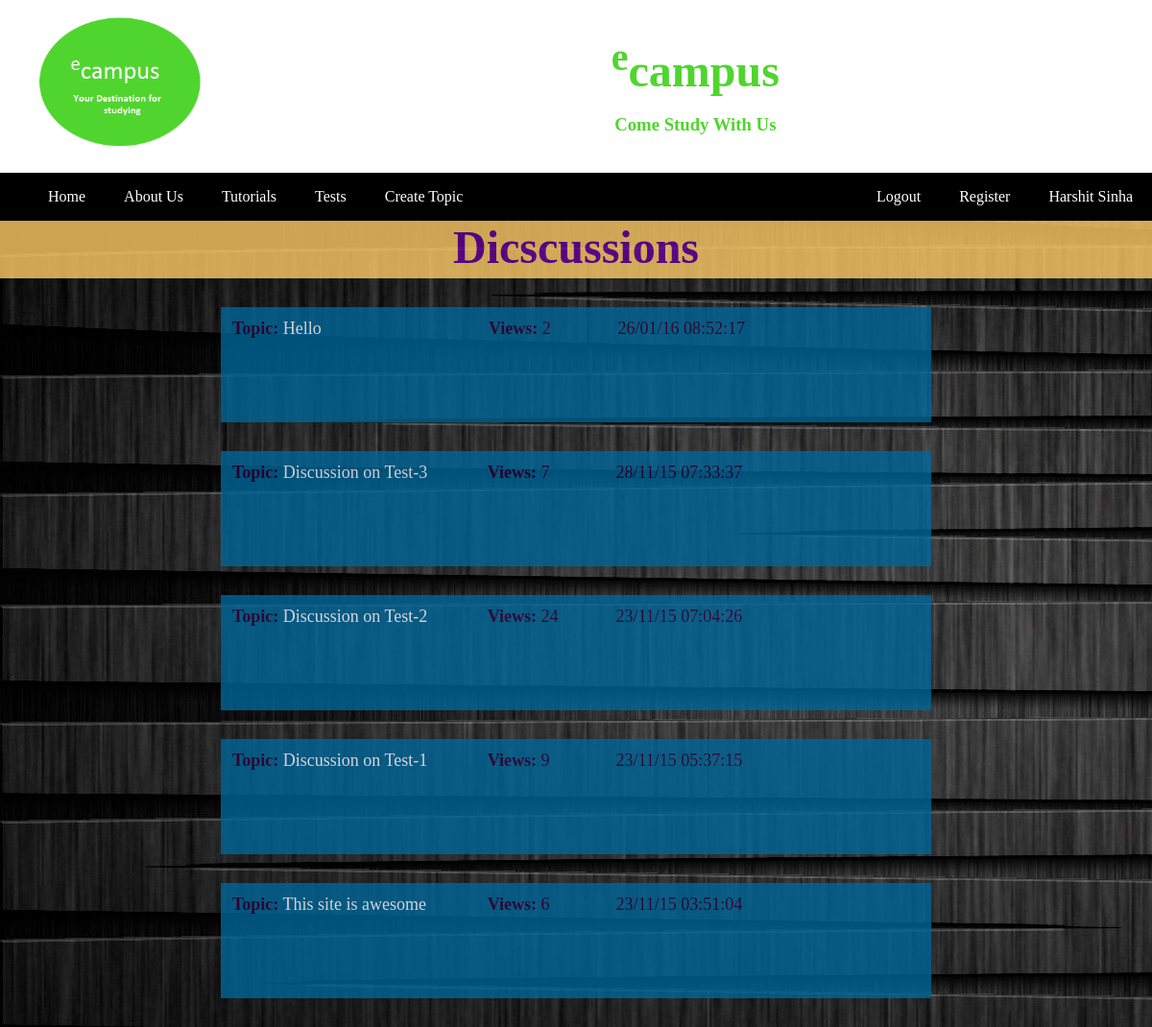
/main_forum.php (signed in), run on the app's committed database.
### tables this page shows
CREATE TABLE `user` (
  `ID` int(10) NOT NULL,
  `Name` varchar(30) NOT NULL,
  `Address` varchar(100) NOT NULL,
  `Contact` int(11) NOT NULL,
  `Email` varchar(30) NOT NULL,
  `Username` varchar(30) NOT NULL,
  `Password` varchar(60) NOT NULL
);

CREATE TABLE `fquestions` (
  `id` int(4) NOT NULL,
  `topic` varchar(255) NOT NULL DEFAULT '',
  `detail` longtext NOT NULL,
  `name` varchar(65) NOT NULL DEFAULT '',
  `email` varchar(65) NOT NULL DEFAULT '',
  `datetime` varchar(25) NOT NULL DEFAULT '',
  `view` int(4) NOT NULL DEFAULT '0',
  `reply` int(4) NOT NULL DEFAULT '0'
);

### main_forum.php (the view, shortened to what this page needs)
<head>
<link rel="stylesheet" type="text/css" href="css/header.css">
<link rel="stylesheet" type="text/css" href="css/main_forum.css">
</head>
<?php
include('header2.php');
$tbl_name="fquestions";
$sql="SELECT * FROM $tbl_name ORDER BY id DESC";
$result=mysql_query($sql);
?>
<div class="forum_container">
<div class="forum_body">
<div class="forum_head">
<b>Dicscussions</b>
</div>
<?php
while($rows = mysql_fetch_array($result)){
?>
<div class="topic">
<table>
<tr class="row_topic"><td class="ent1"><b>Topic:</b> <a href="view_topic.php?id=<?php echo $rows['id']; ?>"><?php echo $rows['topic']; ?></a></td>
<td class="ent2"><b>Views: </b><?php echo $rows['view']; ?></td>
<td class="ent3"><?php echo $rows['datetime']; ?></td>
</tr>
</table>
</div>
<?php
}
?>
</div>

### header2.php (shortened to what this page needs)
<?php
$name="My Account";
if(isset($_SESSION['sess']))
{
	$email=$_SESSION['sess'];
	$data=mysql_query("select * from user where Email='$email'");
	while($row=mysql_fetch_row($data))
	{
		$name=$row[1];
	}
}
else
{
	$log="Login";
	$link="login.php";
	$name="My Account";
}
?>
<div class="header">
<a href="index.php"><img class="logo" src="images/logo.png" height="200px" onMouseOver="hover_logo(this)" onMouseOut="out_logo(this)"></a>
<br><br>
<h1><span class="heading"><sup>e</sup>campus</span></h1>
<br>
<h3><span class="subheading">Come Study With Us</span></h3>
</div>
<div class="menu">
<div class="navigation1">
<ul>
<a href="index.php"><li>Home</li></a>
<a href="about.php"><li>About Us</li></a>
<li>Tutorials
</li>
<a href="take_test.php"><li>Tests</li></a>
<a href="new_topic.php"><li>Create Topic</li></a>
</ul>
<div class="navigation2">
<ul>
<a href="register.php"><li>Register</li></a>
<a href="account.php"><li><?php echo $name ?></li></a>
</ul>
</div>
</div>
</div>

### css/header.css (style rules this page uses)
* { padding:0px; margin:0px; }
a { text-decoration:none; color:#fff; }
.header { width:100%; float:left; text-align:center; color:#50D52; }
.logo { height:150px; margin:10 30 20 30; float:left; }
.heading { width:500px; color:#50D52F; font-size:150%; }
.subheading { color:#50D52F; }
.menu { height:50px; width:100%; background:#000; float:left; }
li { text-decoration:none; }
.navigation1 { height:50px; margin-left:30px; }
.navigation1 ul li { float:left; display:block; padding:16 20; background:#000; color:#FFF; }
.navigation2 { float:right; height:50px; }
.navigation2 ul li { float:left; display:block; padding:16 20; background:#000; color:#FFF; }

### css/main_forum.css (style rules this page uses)
.forum_container { width:100%; float:left; background-image:url(../images/back2.jpg); }
.forum_head { width:100%; height:60px; background-color:#FC6; text-align:center; color:#609; font-size:48px; opacity:0.8; }
.topic { width:60%; margin-left:auto; margin-right:auto; margin-top:30px; margin-bottom:30px; padding:10px; height:100px; background-color:#069; opacity:0.8; }
.row_topic { width:100%; height:100%; }
.ent1 { width:50%; font-size:18px; color:#303; }
.ent2 { width:25%; font-size:18px; color:#303; }
.ent3 { width:25%; font-size:18px; color:#303; }

### data on the page
user: Name "Harshit Sinha"
fquestions: topic "Hello", view "2", datetime "26/01/16 08:52:17"
fquestions: topic "Discussion on Test-3", view "7", datetime "28/11/15 07:33:37"
fquestions: topic "Discussion on Test-2", view "24", datetime "23/11/15 07:04:26"
fquestions: topic "Discussion on Test-1", view "9", datetime "23/11/15 05:37:15"
fquestions: topic "This site is awesome", view "6", datetime "23/11/15 03:51:04"
